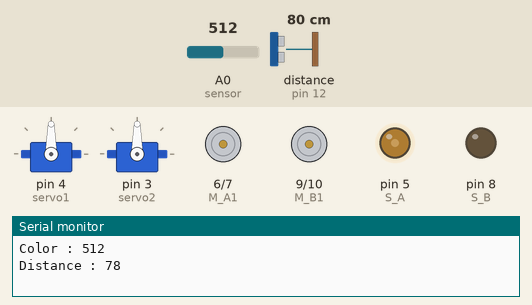
The sketch below on a simulated Arduino Uno, built with avr-gcc and run on an emulated ATmega328P. Parts: 2 × servo, motor-driver pin pairs drawn as motors (green arrow = first pin HIGH = forward, orange = second pin HIGH = backward, longer = more drive), output pins drawn as LEDs (lit = HIGH), the last lines printed to the serial monitor. Wiring (inferred from the names in the program): ultrasonic range finder: trigger pin 11; echo pin 12. The inputs (shaded band) are chosen by the test bench; at power-on: distance to the obstacle (sensor on pin 12) 80 cm, A0 (sensor) = 512. The echo pulse lasts 58.3 µs per cm; pins used as bus, display or sensor lines are not drawn.

Above: at 1.4 s.
1.5 s: distance to the obstacle (sensor on pin 12) set to 43 cm
5.9 s: distance to the obstacle (sensor on pin 12) set to 37 cm
At 6.77 s:
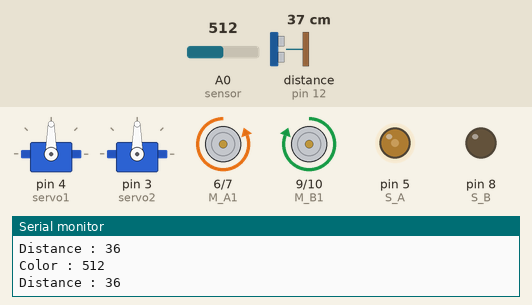
9.4 s: A0 (sensor) set to 785
12.9 s: A0 (sensor) set to 813
At 15.4 s:
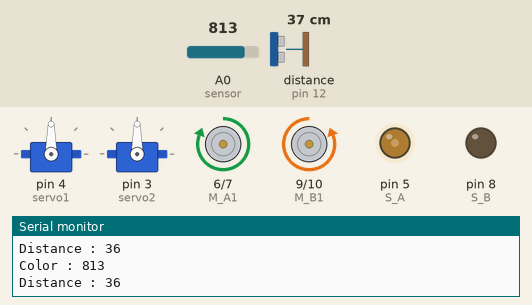
Timing chart, 0 to 17.3 s (numbered marks = the images above; inputs shaded):
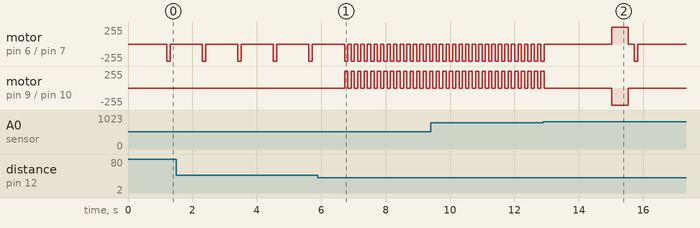

Measured:
- the behaviour switches between 41 and 40 cm on distance to the obstacle (sensor on pin 12) (found by bisection; images 0 and 1)
- the behaviour switches between 800 and 801 on A0 (sensor) (found by bisection; images 1 and 2)
- after the input at 5.9 s, motor on pin 6 (M_A1) / pin 7 (M_A2): alternates backward 255/255 for 0.10 s and stopped for 0.10 s, starting after 1.0 s; motor on pin 9 (M_B1) / pin 10 (M_B2): alternates forward 255/255 for 0.10 s and stopped for 0.10 s, starting after 0.83 s
- by itself, motor on pin 6 (M_A1) / pin 7 (M_A2): alternates backward 255/255 for 0.10 s and stopped for 1.0 s

The sketch:

final.ino
```cpp
#include <Servo.h>

#define sensor A0

Servo servo1;
Servo servo2;

int S_A = 5;  //speed motor a
int M_A1 = 6; //motor a = +
int M_A2 = 7; //motor a = -
int M_B1 = 9; //motor b = -
int M_B2 = 10; //motor b = +
int S_B = 8;  //speed motor b
const int trigPin = 11;
const int echoPin = 12;
long duration,distance;
int g_delay=2;
int chk=0;
int state=1;
int   IR_value ;
int S_state = 100,pos;
int A_speed=150;
int B_speed=150;

int Speed=80;

int test_dis=40;

void setup() {

pinMode(sensor, INPUT);
pinMode(M_B1, OUTPUT);
pinMode(M_B2, OUTPUT);
pinMode(M_A1, OUTPUT);
pinMode(M_A2, OUTPUT);
pinMode(S_B, OUTPUT);
pinMode(S_A, OUTPUT);

pinMode(trigPin, OUTPUT); // Sets the trigPin as an Output
pinMode(echoPin, INPUT); // Sets the echoPin as an Input

servo1.attach(4);
servo2.attach(3);

analogWrite(S_A, Speed);
analogWrite(S_B, Speed);

delay(200);

 Serial.begin(9600);
}

void loop() {

  //Forward();
 // servoState();


  //object();

 // servoState();

  Stop();
  check_state();

}

void object()
{
  servoState();
  delay(1000);
  servo1Down();
  delay(1000);
  servo2Keep();
  delay(1000);

  servo1Up();
  delay(2000);
  servo1Down();
  delay(1000);
  servo2Out();
  delay(1000);
  servo1Up();
}

void check_state()
{
  while(state==1)
  {
    readIrSonar();

    if(IR_value > 800)
    {
      Stop();

      delay(1000);

      Back();

      turnLeft();
      Stop();
    }
    else
    {
        if(distance<test_dis)
        {
          state=2;
        }
        else
        {
          turnLeft();

          Stop();
        }
    }

  }
  while(state==2)
  {
    readIrSonar();

    if(IR_value > 800)
    {
      Stop();

      delay(1000);

      Back();

      turnLeft();

      state=1;
    }
    else
    {
        if(distance<10)
        {
          state=3;
        }
        else
        {
          Forward();
          delay(100);
          Stop_l();
        }
    }

  }
  while(state==3)
  {
    Stop();

    int value = readColor();

    if(value==1)
    {
       state=4;

    }
    else
    {
      Back();

      turnLeft();

      state=1;
    }

  }
  while(state==4)
  {
     motorRun();
     state = 1;
  }

}

int readColor()
{
  return 1;
}

void motorRun()
{
  servo1Down();

  servo2Keep();

  servo1Up();

  goOutside();

}

void servo1Down()
{
  for(pos = S_state; pos>=55 ;pos--)
  {
    servo1.write(pos);
    delay(25);
  }
}

void servo1Up()
{
  for(pos = 55;pos<=S_state; pos++)
 {
   servo1.write(pos);
    delay(25);
  }
  //S_state=90;
}

void servoState()
{
  servo1.write(S_state);
  servo2.write(55);
}

void servo2Keep()
{
  for(pos = 55;pos<=120; pos++)
 {
   servo2.write(pos);
    delay(25);
  }
}

void servo2Out()
{
  for(pos = 120; pos>=55 ;pos--)
  {
    servo2.write(pos);
    delay(25);
  }
}

void goOutside()
{
  while(1)
  {
    IR_value = analogRead(sensor);

    if(IR_value>800)
    {
      break;
    }
    else
    {
     // Forward();
      //delay(100);
     // Stop_l();

      Forward();
          delay(100);
          Stop_l();

    }
  }

//  Forward();
//  delay(50);

     Stop();
//  delay(1000);

  servo1Down();
  servo2Out();
  servo1Up();
  servoState();

  Back();
 // delay(2000);
  Stop();

  turnLeft();

  state=1;

}

void readIrSonar()
{
    IR_value = analogRead(sensor);


    digitalWrite(trigPin, LOW);
    delayMicroseconds(2);
// Sets the trigPin on HIGH state for 10 micro seconds
    digitalWrite(trigPin, HIGH);
    delayMicroseconds(10);
    digitalWrite(trigPin, LOW);
// Reads the echoPin, returns the sound wave travel time in microseconds
    duration = pulseIn(echoPin, HIGH);
// Calculating the distance
    distance= duration*0.034/2;

    Serial.print("Color : ");
    Serial.println(IR_value);

    Serial.print("Distance : ");
    Serial.println(distance);
}
void Forward(){

digitalWrite(M_A1, LOW);
digitalWrite(M_A2, HIGH);
digitalWrite(M_B1, HIGH);
digitalWrite(M_B2, LOW);

}

void Stop(){
digitalWrite(M_A1, LOW);
digitalWrite(M_A2, LOW);
digitalWrite(M_B1, LOW);
digitalWrite(M_B2, LOW);
delay(1000);
}

void Stop_l(){
digitalWrite(M_A1, LOW);
digitalWrite(M_A2, LOW);
digitalWrite(M_B1, LOW);
digitalWrite(M_B2, LOW);
delay(100);
}

void Back(){
digitalWrite(M_A1, HIGH);
digitalWrite(M_A2, LOW);
digitalWrite(M_B1, LOW);
digitalWrite(M_B2, HIGH);

Speed = 30;

delay(500);
Stop_l();

digitalWrite(M_A1, HIGH);
digitalWrite(M_A2, LOW);
digitalWrite(M_B1, LOW);
digitalWrite(M_B2, HIGH);

Stop_l();

Speed = 80;

}

void turnLeft(){
digitalWrite(M_A1, LOW);
digitalWrite(M_A2, HIGH);
digitalWrite(M_B1, LOW);
digitalWrite(M_B2, LOW);
delay(100);
}
```
